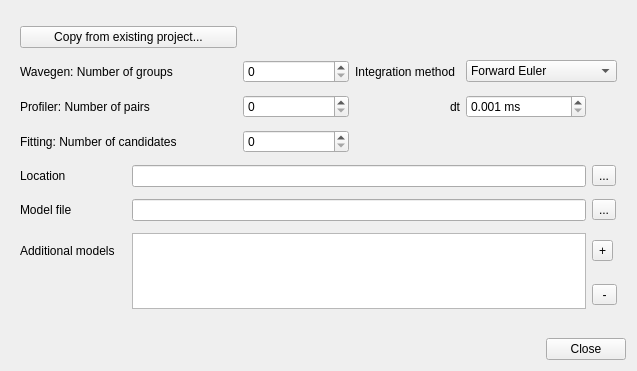
<?xml version="1.0" encoding="UTF-8"?>
<ui version="4.0">
 <class>ProjectSettingsDialog</class>
 <widget class="QWidget" name="ProjectSettingsDialog">
  <property name="geometry">
   <rect>
    <x>0</x>
    <y>0</y>
    <width>637</width>
    <height>371</height>
   </rect>
  </property>
  <property name="windowTitle">
   <string>Project settings</string>
  </property>
  <layout class="QGridLayout" name="gridLayout_2">
   <item row="1" column="0">
    <widget class="QDialogButtonBox" name="buttonBox">
     <property name="standardButtons">
      <set>QDialogButtonBox::Close</set>
     </property>
    </widget>
   </item>
   <item row="0" column="0">
    <widget class="QWidget" name="widget" native="true">
     <layout class="QGridLayout" name="gridLayout">
      <item row="1" column="3">
       <widget class="QLabel" name="label_4">
        <property name="text">
         <string>Integration method</string>
        </property>
       </widget>
      </item>
      <item row="5" column="5">
       <widget class="QToolButton" name="browseModel">
        <property name="text">
         <string>...</string>
        </property>
       </widget>
      </item>
      <item row="2" column="2">
       <widget class="QSpinBox" name="profNumPairs">
        <property name="maximum">
         <number>10000000</number>
        </property>
        <property name="singleStep">
         <number>100</number>
        </property>
       </widget>
      </item>
      <item row="1" column="2">
       <widget class="QSpinBox" name="wgNumGroups">
        <property name="maximum">
         <number>10000000</number>
        </property>
        <property name="singleStep">
         <number>100</number>
        </property>
       </widget>
      </item>
      <item row="3" column="0" colspan="2">
       <widget class="QLabel" name="label_3">
        <property name="text">
         <string>Fitting: Number of candidates</string>
        </property>
       </widget>
      </item>
      <item row="1" column="4" colspan="2">
       <widget class="QComboBox" name="integrationMethod">
        <item>
         <property name="text">
          <string>Forward Euler</string>
         </property>
        </item>
        <item>
         <property name="text">
          <string>Runge-Kutta 4th order</string>
         </property>
        </item>
       </widget>
      </item>
      <item row="5" column="1" colspan="4">
       <widget class="QLineEdit" name="modelFile"/>
      </item>
      <item row="4" column="5">
       <widget class="QToolButton" name="browseLocation">
        <property name="text">
         <string>...</string>
        </property>
       </widget>
      </item>
      <item row="5" column="0">
       <widget class="QLabel" name="label_6">
        <property name="text">
         <string>Model file</string>
        </property>
       </widget>
      </item>
      <item row="2" column="0" colspan="2">
       <widget class="QLabel" name="label_2">
        <property name="text">
         <string>Profiler: Number of pairs</string>
        </property>
       </widget>
      </item>
      <item row="3" column="2">
       <widget class="QSpinBox" name="expNumCandidates">
        <property name="maximum">
         <number>10000000</number>
        </property>
        <property name="singleStep">
         <number>100</number>
        </property>
       </widget>
      </item>
      <item row="1" column="0" colspan="2">
       <widget class="QLabel" name="label">
        <property name="text">
         <string>Wavegen: Number of groups</string>
        </property>
       </widget>
      </item>
      <item row="2" column="4">
       <widget class="QDoubleSpinBox" name="dt">
        <property name="suffix">
         <string> ms</string>
        </property>
        <property name="decimals">
         <number>3</number>
        </property>
        <property name="minimum">
         <double>0.001000000000000</double>
        </property>
        <property name="maximum">
         <double>10.000000000000000</double>
        </property>
        <property name="singleStep">
         <double>0.100000000000000</double>
        </property>
       </widget>
      </item>
      <item row="6" column="0">
       <widget class="QLabel" name="label_8">
        <property name="text">
         <string>Additional models</string>
        </property>
       </widget>
      </item>
      <item row="4" column="0">
       <widget class="QLabel" name="label_7">
        <property name="text">
         <string>Location</string>
        </property>
       </widget>
      </item>
      <item row="0" column="0" colspan="2">
       <widget class="QPushButton" name="copy">
        <property name="text">
         <string>Copy from existing project...</string>
        </property>
       </widget>
      </item>
      <item row="6" column="5">
       <widget class="QToolButton" name="extraAdd">
        <property name="text">
         <string>+</string>
        </property>
       </widget>
      </item>
      <item row="2" column="3">
       <widget class="QLabel" name="label_5">
        <property name="text">
         <string>dt</string>
        </property>
        <property name="alignment">
         <set>Qt::AlignRight|Qt::AlignTrailing|Qt::AlignVCenter</set>
        </property>
       </widget>
      </item>
      <item row="4" column="1" colspan="4">
       <widget class="QLineEdit" name="projectLocation"/>
      </item>
      <item row="7" column="5">
       <widget class="QToolButton" name="extraRemove">
        <property name="text">
         <string> - </string>
        </property>
       </widget>
      </item>
      <item row="6" column="1" rowspan="2" colspan="4">
       <widget class="QTableWidget" name="extraModels">
        <property name="columnCount">
         <number>1</number>
        </property>
        <attribute name="horizontalHeaderVisible">
         <bool>false</bool>
        </attribute>
        <attribute name="horizontalHeaderStretchLastSection">
         <bool>true</bool>
        </attribute>
        <attribute name="verticalHeaderVisible">
         <bool>false</bool>
        </attribute>
        <column/>
       </widget>
      </item>
     </layout>
    </widget>
   </item>
  </layout>
 </widget>
 <resources/>
 <connections>
  <connection>
   <sender>buttonBox</sender>
   <signal>rejected()</signal>
   <receiver>ProjectSettingsDialog</receiver>
   <slot>close()</slot>
   <hints>
    <hint type="sourcelabel">
     <x>479</x>
     <y>216</y>
    </hint>
    <hint type="destinationlabel">
     <x>318</x>
     <y>122</y>
    </hint>
   </hints>
  </connection>
 </connections>
</ui>
